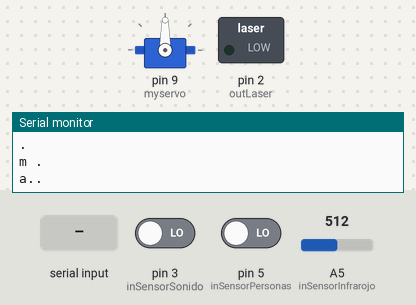
A sketch run on a simulated Arduino Uno, built with avr-gcc and run on an emulated ATmega328P. Parts: servo, switched loads named in the sketch (green lamp = pin HIGH), the last lines printed to the serial monitor. Inputs (shaded band) come from the test bench; at power-on: pin 3 (inSensorSonido) LOW, pin 5 (inSensorPersonas) LOW, A5 (inSensorInfrarojo) = 512.

Above: at 1.2 s.
1.3 s: "mm" received over the second serial link
At 1.9 s:
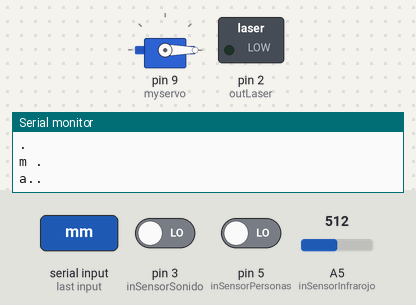
2.8 s: "T" received over the second serial link
At 3.6 s:
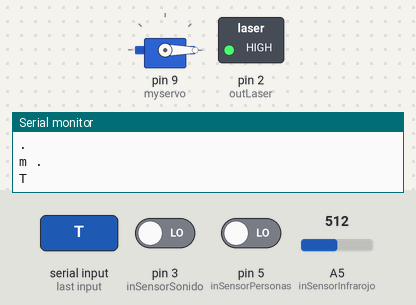
5.3 s: "D" received over the second serial link
6.8 s: pin 3 (inSensorSonido) driven HIGH
At 7.8 s:
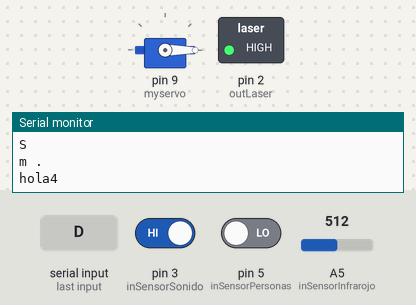
Timing chart, 0 to 9.3 s (numbered marks = the images above; inputs shaded):
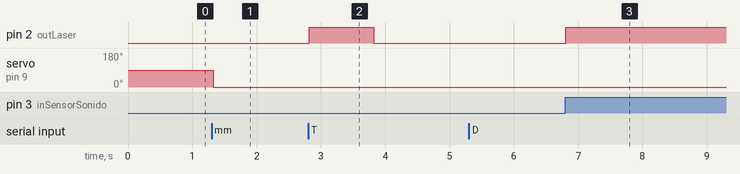

The sketch:

SEGW_Security.ino
```cpp
#include <Servo.h>
#include <SoftwareSerial.h>
// This constant won't change:


//----------------------------PIN DECLARATION CONSTANTS---------------------------------

const int  inSensorSonido = 3;    // the pin that the sound sensor is attached to
const int  inSensorPersonas = 5;  // the pin that the PIR sensor is attached to
const int  inSensorInfrarojo = A5; // the pin that the infrared sensor is attached to
const int  inBluetooth = 3;       // the pin that the bluetooth is attached to
const int  outLaser = 2;       // the pin that the bluetooth is attached to

//-------------------------------GLOBAL VARIABLES ---------------------------------------

Servo myservo;  // create servo object to control a servo
boolean soundDetectionEnable = true;  //flag that indicates if sound detection is enabled
int servo_position = 0;    // variable to store the servo position
boolean DeviceOn = false;
boolean manualMode = false;
String message; // message of bluetooth
SoftwareSerial serial (0, 1);   //RX y TX


void setup() {
  // initialize the button pin as a input:
  pinMode(inSensorSonido, INPUT);
  // initialize the button pin as a input:
  pinMode(inSensorPersonas, INPUT);
  // initialize the button pin as a input:
  pinMode(inSensorInfrarojo, INPUT);
  // initialize the button pin as a input:
  pinMode(inBluetooth, INPUT);
  // initialize the button pin as a input:
  pinMode(outLaser, OUTPUT);
  // initialize serial communication:
  myservo.attach(9);  // attaches the servo on pin 9 to the servo object
  Serial.begin(9600);
  serial.begin(9600); //comunication
}


void loop() {
  //Serial.flush(); //send data to android
  send_notification();
  receiveInstructionsFromAndroid();
  //refresh servo initial position
  //int servo_position = 0;

  //send data to android ##################################### falta de probar

  //if bluetooth pairing solicitude is detected (interruption)
  if(manualMode)
  {
    Serial.println("hola3");
    ProcessManualMovement();
  }
  //if device is on and alert detected(interruption)
  if(alertDetected() && DeviceOn && !manualMode){
    //start automatic mode
    Serial.println("hola4");
    ProcessAutaticMovement();
  }

}


void ProcessManualMovement()  //################################################
{

}

void receiveInstructionsFromAndroid()
{
  //Serial.flush(); //send data to android
   while (serial.available())
   {    // Mientras que lleguen caracteres por el puerto serial
     delay(5);
     char c = serial.read();     // Lee los caracteres uno a uno en la variable c
     message += c;                 // Almacena la suma de caracteres en el mensaje

   }
      if (manualMode)
      {
        if (message.toInt()>= 1 &&  message.toInt()<= 180 )
        {
           myservo.write(message.toInt());
           Serial.println(message.toInt());
        }
      }
      if ( message == "D")    {
        DeviceOn=true;
        Serial.println(message);}

      if( message == "d") {
         DeviceOn=false;
         Serial.println(message);}

      if( message == "S"){
        soundDetectionEnable = true;
        Serial.println(message);}

      if( message == "s")   {
        soundDetectionEnable = false;
        Serial.println(message);}

      if( message == "MM")  {
         manualMode = true;
         Serial.println(message);}

      if( message == "mm")    {
         manualMode = false;
         myservo.write(0);
         Serial.println(message);

         }
      if( message == "T")    {
         digitalWrite(outLaser,HIGH);
         Serial.println(message);
         delay(1000);
         digitalWrite(outLaser,LOW);
       }
    message="";
}


//start checking around for intruders, moving servo 3 times 180 degrees
void ProcessAutaticMovement()
{
    giroIzquierdo();
    giroDerecho();
    giroIzquierdo();
    giroDerecho();
    giroIzquierdo();
    giroDerecho();
}

//returns true if motion is detected
boolean motionDetected()
{
  return digitalRead(inSensorPersonas) == 1 && DeviceOn ;
}

//returns true if sound is detected
boolean soundDetected()
{
  return digitalRead(inSensorSonido) == 1 && DeviceOn ;
}

//returns if an alert is happening
boolean alertDetected()
{
  if(soundDetectionEnable) //if sound detection is enabled
  {
    return  ( motionDetected() || soundDetected() )  && DeviceOn;  //checks both sound and motion sensor states
  }
  else
  {
    return motionDetected() && DeviceOn;  //checks only motion sensor state
  }
}

//method for send to android
void send_notification(){
  Serial.flush();
  if(alertDetected()){
    Serial.println("A");
  }
  else{
    Serial.print("a.");
    Serial.println(".");
  }
  if(soundDetected()){
    Serial.println("S");
  }
  else{
    Serial.println("s .");
    Serial.println(".");
  }
  if(motionDetected()){
    Serial.println("M");
  }
  else{
    Serial.println("m .");
  }

}

//returns if the tarjet is localized
boolean tarjetDetected()
{

  return analogRead(inSensorInfrarojo) > 250 ;
}

void giroIzquierdo()
{
    while(servo_position < 180)  // goes from 0 degrees to 180 degrees
    {                          // in steps of 1 degree

      if(tarjetDetected()){
        digitalWrite(outLaser,HIGH);
      }
      else{
        digitalWrite(outLaser,LOW);
        myservo.write(servo_position);              // tell servo to go to position in variable 'pos'
        servo_position += 1;
      }
     delay(15);  // waits 15ms for the servo to reach the position
    }
}

void giroDerecho()
{
   servo_position = 180;
    while(servo_position>=1)     // goes from 180 degrees to 0 degrees
    {

      if(tarjetDetected()){
        digitalWrite(outLaser,HIGH);
      }
      else{
        digitalWrite(outLaser,LOW);
        myservo.write(servo_position);              // tell servo to go to position in variable 'pos'
        servo_position -= 1;
      }
     delay(15);  // waits 15ms for the servo to reach the position
    }
}
```

Measured:
- after the input at 1.3 s, servo on pin 9 (myservo): 90° → 0° at once
- after the input at 2.8 s, pin 2 (outLaser): LOW → HIGH at once, → LOW 1.0 s later
- after the input at 6.8 s, pin 2 (outLaser): LOW → HIGH at once
